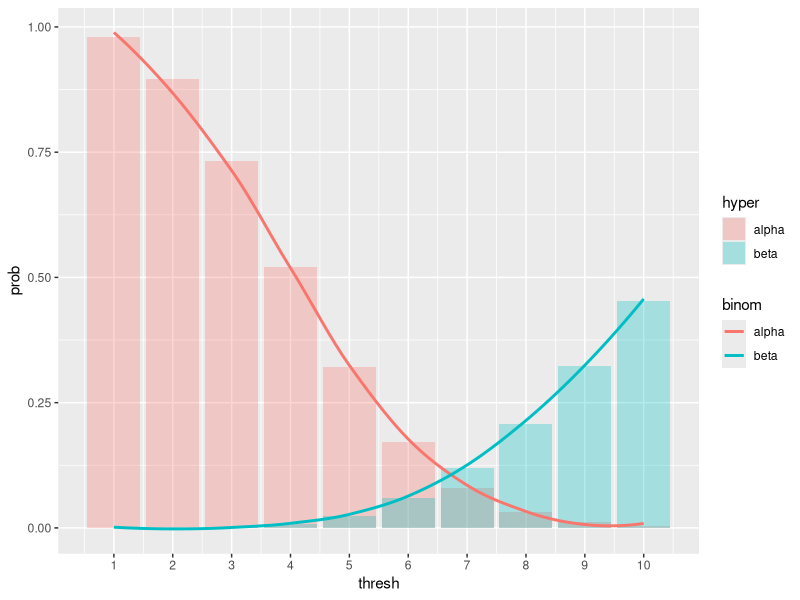
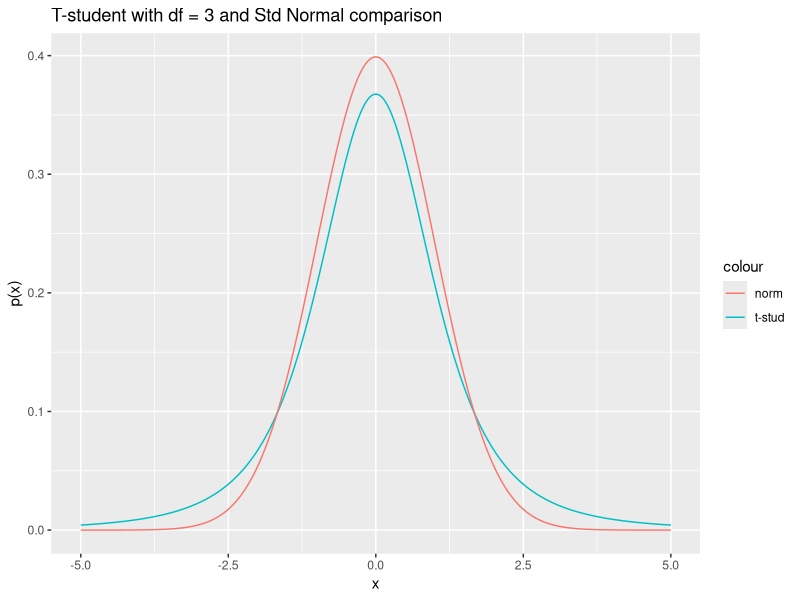
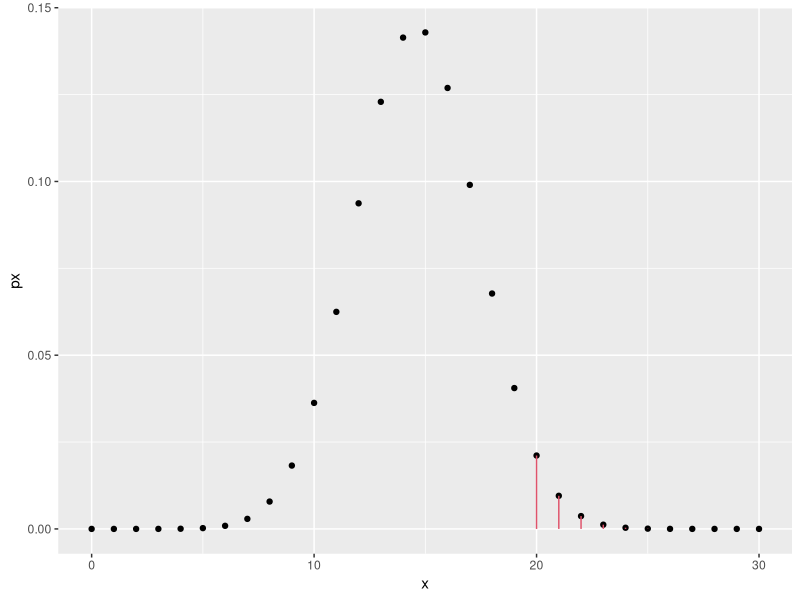
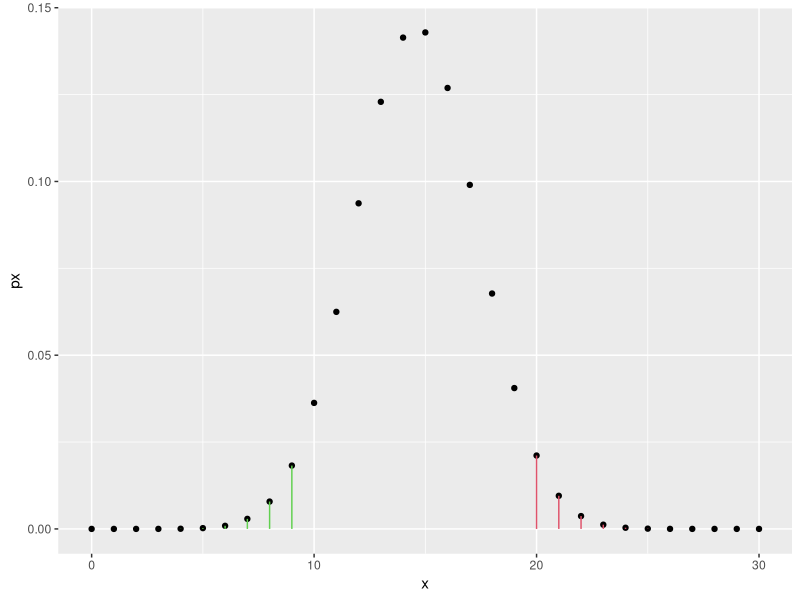

Write R code to recreate these figures, in order.
## ---- chunk 1
# import the main libraries
library(tidyverse)
## ---- chunk 2
# set random seed for reproducibility
set.seed(42)

# define the parameters of the test
N <- 5000
n <- 250
p0 <- .015
p1 <- .04

# get the lower integer part in case the product is not natural
K0 <- floor(N * p0)
K1 <- floor(N * p1)

# false positive (check phyper params with ?phyper)
# we subtract 1 to x0 because we are looking for P(X >= x0) = 1 - P(X < x0-1),
# not P(X > x0)
fp_df <- tibble(
  x0 = 1:10,
  hyp = 1 - phyper(x0 - 1, K0, N - K0, n),
  bin = 1 - pbinom(x0 - 1, n, p0)
)
# let's view the result
fp_df

# false negative
# again, we subtract 1: P(X < x0) = P(X <= x0-1) and
# pbinom(x, n, p) := P(X <= x; n, p)
fn_df <- tibble(
  x0 = 1:10,
  hyp = phyper(x0 - 1, K1, N - K1, n),
  bin = pbinom(x0 - 1, n, p1)
)
fn_df
## ---- chunk 3
library(scales) # to define custom scale on axes
## ---- chunk 4
# join the two dataframes
tot_df <- left_join(fp_df, fn_df,
  by = "x0", suffix = c("alpha", "beta")
)
tot_df %>%
  ggplot() +
  geom_bar(aes(x0, hypalpha, fill = "alpha"), alpha = .3, stat = "identity") +
  geom_bar(aes(x0, hypbeta, fill = "beta"), alpha = .3, stat = "identity") +
  geom_smooth(aes(x0, binalpha, color = "alpha"), se = FALSE) +
  geom_smooth(aes(x0, binbeta, color = "beta"), se = FALSE) +
  labs(x = "thresh", y = "prob", fill = "hyper", color = "binom") +
  # print integers on the x axis
  scale_x_continuous(breaks = pretty_breaks(10))
## ---- chunk 5
# set the parameters
m <- 100
mu_x <- 10
sigma_x <- 6
n <- 120
mu_y <- 10
sigma_y <- 7

# use rnorm to draw independent and identically distributed samples
x <- rnorm(m, mu_x, sigma_x)
y <- rnorm(n, mu_y, sigma_y)
## ---- chunk 6
alpha <- 0.05 # typical value for alpha

# define a custom function based on the formula above
confidence_interval <- function(x, y, alpha) {
  # note that mean() is the sample mean
  dev <- mean(x) - mean(y)
  # var() is the sample variance, not the actual variance
  delta <- qnorm(1 - alpha / 2) * sqrt(var(x) / m + var(y) / n)
  return(c(dev - delta, dev + delta))
}

confidence_interval(x, y, alpha)
## ---- chunk 7
x_dt <- seq(-5, 5, by = 0.01)
norm_t_df <- tibble(x = x_dt, p_dt = dt(x, df = 3), p_nt = dnorm(x))

norm_t_df %>%
  ggplot() +
  geom_line(aes(x, p_dt, color = "t-stud")) +
  geom_line(aes(x, p_nt, color = "norm")) +
  labs(
    title = "T-student with df = 3 and Std Normal comparison",
    x = "x", y = "p(x)"
  )
## ---- chunk 8
# set var.equal = TRUE for pooled variance
test_obj <- t.test(x, y, conf.level = 1 - alpha, var.equal = TRUE)
test_obj # outputs some information
test_obj$conf.int # we're interested in the confidence interval
## ---- chunk 9
# or leaving it to default = F
t.test(x, y, var.equal = FALSE) # conf.level = 0.95 by default
## ---- chunk 10
p0 <- 18 / 37
n <- 30
# P(X > 19) \equiv P(X >= 20)
pbinom(19, n, p0, lower.tail = FALSE) # notice the lower.tail flag
## ---- chunk 11
bin_test <- binom.test(20, n, p0, alternative = "greater")
bin_test

bin_test$p.value
## ---- chunk 12
# sketch of "greater" type p-value
sketch_df <- tibble(x = 0:n, px = dbinom(x, n, p0))
sketch_df %>%
  ggplot() +
  geom_point(aes(x, px)) +
  geom_segment(
    data = . %>% dplyr::filter(x >= 20),
    aes(x = x, xend = x, y = 0, yend = px), color = 2
  )
## ---- chunk 13
pbinom(19, n, p0, lower.tail = FALSE) + pbinom(9, n, p0)
## ---- chunk 14
bin_test_2 <- binom.test(20, n, p0, alternative = "two.sided")

bin_test_2
bin_test_2$p.value
## ---- chunk 15
# sketch of bilateral type p-value
sketch_df <- tibble(x = 0:n, px = dbinom(x, n, p0))
sketch_df %>%
  ggplot() +
  geom_point(aes(x, px)) +
  geom_segment(
    data = . %>% dplyr::filter(x >= 20),
    aes(x = x, xend = x, y = 0, yend = px), color = 2
  ) +
  geom_segment(
    data = . %>% dplyr::filter(x < 10),
    aes(x = x, xend = x, y = 0, yend = px), color = 3
  )
## ---- chunk 16
n <- 380
x <- 200
z <- (x - n * p0) / sqrt(n * p0 * (1 - p0))
pnorm(z, lower.tail = FALSE)
## ---- chunk 17
prop.test(x, n, p = p0, alternative = "greater") # uses continuity correction
## ---- chunk 18
z_corr <- (x - .5 - n * p0) / sqrt(n * p0 * (1 - p0))
pnorm(z_corr, lower.tail = FALSE)
